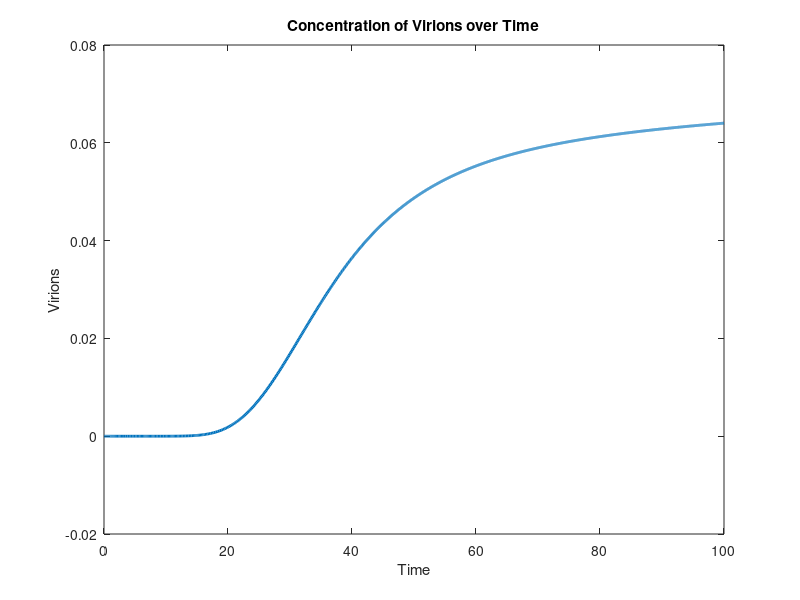

Recreate this plot in MATLAB.
function viralAssemblyModel ()
	
	%% Initial Conditions
	% We're setting everything to 0 except the first variable
	% The first variable is the copy number of gapped DNA in the nucleus
	% This simulates the initial infection 
	initial = zeros(19,1);
	initial(1) = 1;
	
	%% Run the simulation
	% Run for 100 time units (minutes?)
	Tend = 100;
	% I use tic and toc to time how long the simulation takes
	tic
	[t, out] = ode45(@mathva, [0,Tend], initial);
	toc
	
	%% Plot!
	% This plots concentration of virions over time
	figure(1);
	plot(t, out(:,19),'LineWidth',2);
	title('Concentration of Virions over Time')
	xlabel('Time')
	ylabel('Virions')
	
end

function dS = mathva(~,S)
	
	%% Provide useful names for things
	D_gap  = S(1);  % var(1)
	D_ccc  = S(2);  % var(2)
	R_19s  = S(3);  % var(3)
	R_35u  = S(4);  % var(4)
	R_35s1 = S(5);  % var(5)
	R_35s2 = S(6);  % var(6)
	R_35s3 = S(7);  % var(7)
	R_35s4 = S(8);  % var(8)
	P_1    = S(9);  % var(9)
	P_2    = S(10); % var(10)
	P_3    = S(11); % var(11)
	P_4    = S(12); % var(12)
	P_4s   = S(13); % var(13)
	P_5    = S(14); % var(14)
	P_6    = S(15); % var(15)
	E_6    = S(16); % var(16)
	E_2    = S(17); % var(17)
	V_i    = S(18); % var(18)
	V      = S(19); % var(19)
	
	%% Constants
	% ALL TIME (SHOULD BE) IN MINUTES
	
	out_inf   = 0;          % No outside infection (for now)
	k_v       = 0.01;       % Rate of virions reentering host nucleus
	alpha_c   = 0.1;        % Rate of repair of gapped DNA, value from Nakabayashi
	gamma_c   = 0;          % Degradation rate of CCC DNA, assumed to be 0
	alpha_19  = 0.05;       % Transcription rate of 19S, value from Nakabayashi
	gamma_19  = log(2)/600; % Degradation rate = ln(2)/(half-life)
	alpha_35  = 0.0653;     % Transcription rate of 35S, value from Martiene
	gamma_35u = log(2)/600; % Degradation rate = ln(2)/(half-life)
	
	k_s1 = 1;       % Rate of splicing
	k_s2 = 1;       % Rate of splicing
	k_s3 = 1;       % Rate of splicing
	k_s4 = 1;       % Rate of splicing
	
	gamma_35s1 = log(2)/600; % See note for gamma_19
	gamma_35s2 = log(2)/600; % See note for gamma_19
	gamma_35s3 = log(2)/600; % See note for gamma_19
	gamma_35s4 = log(2)/600; % See note for gamma_19
	
	beta_1u  = 0.1; % From Nakabayashi
	beta_2u  = 0.1; % From Nakabayashi
	beta_3u  = 0.1; % From Nakabayashi
	beta_3u1 = 0.1; % From Nakabayashi
	beta_3u2 = 0.1; % From Nakabayashi
	beta_3u3 = 0.1; % From Nakabayashi
	beta_3u4 = 0.1; % From Nakabayashi
	beta_4u  = 0.1; % From Nakabayashi
	beta_4u1 = 0.1; % From Nakabayashi
	beta_4u2 = 0.1; % From Nakabayashi
	beta_4u3 = 0.1; % From Nakabayashi
	beta_4u4 = 0.1; % From Nakabayashi
	beta_5u  = 0.1; % From Nakabayashi
	beta_5u1 = 0.1; % From Nakabayashi
	beta_5u2 = 0.1; % From Nakabayashi
	beta_5u3 = 0.1; % From Nakabayashi
	beta_5u4 = 0.1; % From Nakabayashi
	beta_6   = 0.1; % From Nakabayashi
	
	delta_1 = 0.0001;   % From Nakabayashi
	delta_2 = 0.0001;   % From Nakabayashi
	delta_3 = 0.0001;   % From Nakabayashi
	delta_4 = 0.0001;   % From Nakabayashi
	delta_5 = 0.0001;   % From Nakabayashi
	delta_6 = 0.0001;   % From Nakabayashi
	
	delta_v = 1;    % Rate of degradation of virions
	
	k_p   = 1;      % Packaging rate
	k_l   = 1;      % Rate of P2 leaving for elIB
	k_p5s = 1;      % Splicing of P4
	r_acc = 1;      % 
	k_vap = 1;      % Not used???
	k_anchor = 1;   % Rate of P3 binding to virions
	
	%% Equations
	
	% Gapped DNA in nucleus
	eq1 = out_inf + k_v*V - alpha_c*D_gap; %ok
	
	% Covalently closed circular DNA in nucleus
	eq2 = alpha_c*D_gap - gamma_c*D_ccc; %ok
	
	% 19S RNA
	eq3 = alpha_19*D_ccc - gamma_19*R_19s; %ok
	
	% Unspliced 35S RNA
	eq4 = alpha_35*D_ccc - (gamma_35u + k_s1 + k_s2 + k_s3 + k_s4 + k_p*P_4s*P_5)*R_35u; %ok
	
	% Spliced form 1 of 35S RNA
	eq5 = k_s1*R_35u - gamma_35s1*R_35s1; %ok
	
	% Spliced form 2 of 35S RNA
	eq6 = k_s2*R_35u - gamma_35s2*R_35s2; %ok
	
	% Spliced form 3 of 35S RNA
	eq7 = k_s3*R_35u - gamma_35s3*R_35s3; %ok
	
	% Spliced form 4 of 35S RNA
	eq8 = k_s4*R_35u - gamma_35s4*R_35s4; %ok
	
	% Protein 1
	eq9 = beta_1u*R_35u - delta_1*P_1; %ok-but missing binding to plasmodesmata
	
	% Protein 2
	eq10 = beta_2u*R_35u - delta_2*P_2 - k_l*P_2; %ok
	
	% Protein 3
	eq11 = beta_3u*R_35u + beta_3u1*R_35s1 + beta_3u2*R_35s2 + beta_3u3*R_35s3 + beta_3u4*R_35s4 - delta_3*P_3 - k_anchor*P_3*V_i; %ok-missing elIB
	
	% Protein 4
	eq12 = beta_4u*R_35u + beta_4u1*R_35s1 + beta_4u2*R_35s2 + beta_4u3*R_35s3 + beta_4u4*R_35s4 - delta_4*P_4 - k_p5s*P_4; %ok
	
	% Protein 4, subunits
	eq13 = k_p5s*P_4 - delta_4*P_4s - k_p*P_4s*P_5*R_35u; %ok
	
	% Protein 5
	eq14 = beta_5u*R_35u + beta_5u1*R_35s1 + beta_5u2*R_35s2 + beta_5u3*R_35s3 + beta_5u4*R_35s4 - delta_5*P_5 - k_p*P_4s*P_5*R_35u; %ok
	
	% Protein 6
	eq15 = beta_6*R_19s - delta_6*P_6; %ok-missing accumulation to edIBs
	
	% edIBs
	eq16 = r_acc * P_6; % not really used for anything
	
	% elIB
	eq17 = r_acc * P_2; % not really used for anything
	
	% Intermediate virions
	eq18 = k_p*P_4s*P_5*R_35u - k_anchor*P_3*V_i; %ok
	
	% Complete virions
	eq19 = k_anchor*P_3*V_i - k_v*V - delta_v*V; %ok
	
	% Altogether now!
	dS = [eq1 eq2 eq3 eq4 eq5 eq6 eq7 eq8 eq9 eq10 eq11 eq12 eq13 eq14 eq15 eq16 eq17 eq18 eq19]';    
	
end
